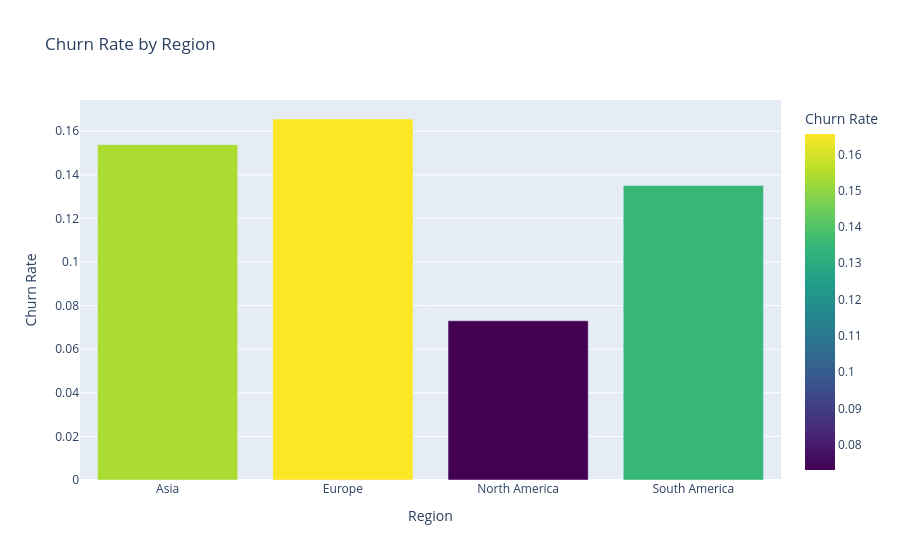

The notebook cell saved with this chart:
### Code cell
# Start the auxiliary-context interactive conversation.
butils._run_agent(bamboo_semantic)
_LOG.info("Auxiliary-context workflow completed or exited by the user.")
# The auxiliary-context workflow is available for region and market-tier questions.

### Figure 1 — Plotly figure (JSON) as saved in the notebook; plotly's stock layout.template omitted (floating-point values rounded to 4 significant figures)
{"data": [{"hovertemplate": "Region=%{x}<br>Churn Rate=%{marker.color}<extra></extra>", "legendgroup": "", "marker": {"color": [0.1538, 0.1656, 0.07303, 0.1351], "coloraxis": "coloraxis", "pattern": {"shape": ""}}, "name": "", "orientation": "v", "showlegend": false, "textposition": "auto", "type": "bar", "x": ["Asia", "Europe", "North America", "South America"], "xaxis": "x", "y": [0.1538, 0.1656, 0.07303, 0.1351], "yaxis": "y"}], "layout": {"barmode": "relative", "coloraxis": {"colorbar": {"title": {"text": "Churn Rate"}}, "colorscale": [[0, "#440154"], [0.1111, "#482878"], [0.2222, "#3e4989"], [0.3333, "#31688e"], [0.4444, "#26828e"], [0.5556, "#1f9e89"], [0.6667, "#35b779"], [0.7778, "#6ece58"], [0.8889, "#b5de2b"], [1, "#fde725"]]}, "legend": {"tracegroupgap": 0}, "title": {"text": "Churn Rate by Region"}, "xaxis": {"anchor": "y", "domain": [0, 1], "title": {"text": "Region"}}, "yaxis": {"anchor": "x", "domain": [0, 1], "title": {"text": "Churn Rate"}}}}
